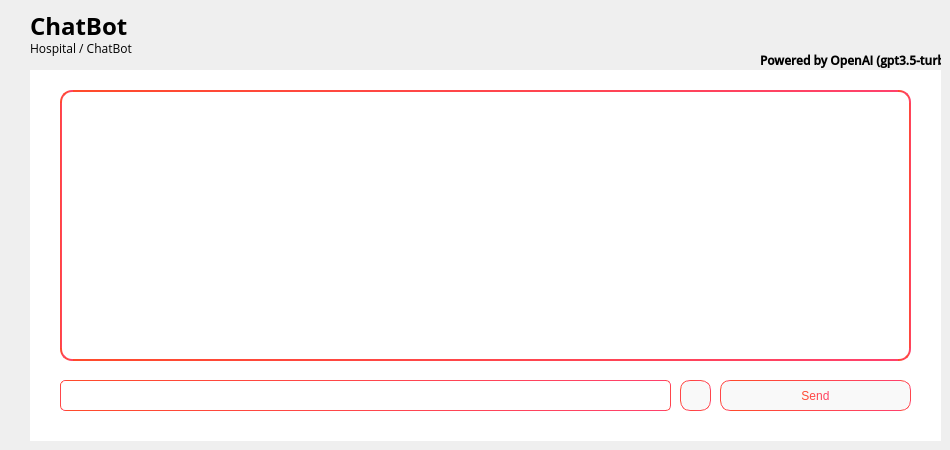
    <widget class="QWidget" name="page">
     <widget class="QLabel" name="label_17">
      <property name="geometry">
       <rect>
        <x>30</x>
        <y>40</y>
        <width>201</width>
        <height>16</height>
       </rect>
      </property>
      <property name="font">
       <font>
        <family>Open Sans</family>
       </font>
      </property>
      <property name="text">
       <string>Hospital / ChatBot</string>
      </property>
     </widget>
     <widget class="QLabel" name="label_19">
      <property name="geometry">
       <rect>
        <x>30</x>
        <y>10</y>
        <width>381</width>
        <height>31</height>
       </rect>
      </property>
      <property name="font">
       <font>
        <family>Open Sans</family>
        <pointsize>18</pointsize>
        <weight>75</weight>
        <bold>true</bold>
       </font>
      </property>
      <property name="text">
       <string>ChatBot</string>
      </property>
     </widget>
     <widget class="QWidget" name="widget_5" native="true">
      <property name="geometry">
       <rect>
        <x>30</x>
        <y>70</y>
        <width>911</width>
        <height>371</height>
       </rect>
      </property>
      <property name="styleSheet">
       <string notr="true">QWidget{
	background-color: white;
}

QLineEdit {
    border: 1px solid qlineargradient(x1:0, y1:0, x2:1, y2:0, stop:0 #FF4B2B, stop:1 #FF416C);
    border-radius: 5px;
    padding: 5px 15px;
    background-color: white;
    color: black;
    font-size: 12px;
}

QLineEdit:focus {
    border: 1px solid qlineargradient(x1:0, y1:0, x2:1, y2:0, stop:0 #32CD32, stop:1 #00FFFF);
}

QLineEdit:disabled {
    background-color: #F0F0F0;
    color: #A0A0A0;
}

QLineEdit:read-only {
    background-color: #F0F0F0;
    color: #A0A0A0;
}

QLineEdit::hover {
    border: 1px solid qlineargradient(x1:0, y1:0, x2:1, y2:0, stop:0 #BEBEBE, stop:1 #A4A4A4);
}

QLineEdit::selected {
    background-color: qlineargradient(x1:0, y1:0, x2:1, y2:0, stop:0 #FF4B2B, stop:1 #FF416C);
    color: white;
}
QCheckBox {
    spacing: 10px;
	
	font: 12pt &quot;Open Sans Light&quot;;
}

QCheckBox::indicator {
    width: 35px;
    height: 35px;
}

QCheckBox::indicator:unchecked {
    image: url(:assets/icons/unchecked.png);
}

QCheckBox::indicator:checked {
    image: url(:assets/icons/checked.png);
}

QDateEdit {
    border: none;
    background-color: rgb(255, 255, 255);
    color: black;
    font-size: 16px;
    font-weight: normal;
    padding: 5px;
    border-radius: 5px;
}

QDateEdit::drop-down {
    background-color: transparent;
    image: url(:/assets/icons/cil-arrow-bottom_black.png);
    width: 20px;
    height: 20px;
}

QDateEdit::down-arrow {
    image: url(:/assets/icons/cil-arrow-bottom_black.png);
}

QDateEdit::up-arrow {
    image: url(:/assets/icons/cil-arrow-top_black.png);
}

QDateEdit::down-button {
    image: url(:/assets/icons/cil-arrow-bottom_black.png);
}

QDateEdit::up-button {
    image: url(:/assets/icons/cil-arrow-top_black.png);
}

QDateEdit::calendarWidget {
    border: none;
    background-color: rgb(255, 255, 255);
    color: black;
    font-size: 16px;
    font-weight: normal;
    padding: 5px;
    border-radius: 5px;
}

QDateEdit::section {
    background-color: transparent;
    border: none;
}
QPushButton {
    border: 1px solid qlineargradient(x1:0, y1:0, x2:1, y2:0, stop:0 #FF4B2B, stop:1 #FF416C);
    border-radius: 10px;
    padding: 5px 15px;
    background: #f9f9f9;
    color: qlineargradient(x1:0, y1:0, x2:1, y2:0, stop:0 #FF4B2B, stop:1 #FF416C);
    font-size: 12px;
}

QPushButton:hover {
    background-color: qlineargradient(x1:0, y1:0, x2:1, y2:0, stop:0 #FF416C, stop:1 #FF4B2B);
	color: white;
}

QPushButton:pressed {
    background-color: qlineargradient(x1:0, y1:0, x2:1, y2:0, stop:0 #FF4B2B, stop:1 #FF416C);
    border: 2px solid #FF416C;
    padding: 4px 14px 6px 16px;
}
</string>
      </property>
      <widget class="QTextEdit" name="textEdit">
       <property name="geometry">
        <rect>
         <x>30</x>
         <y>20</y>
         <width>851</width>
         <height>271</height>
        </rect>
       </property>
       <property name="styleSheet">
        <string notr="true">QTextEdit {
    border: 2px solid qlineargradient(x1:0, y1:0, x2:1, y2:0, stop:0 #FF4B2B, stop:1 #FF416C);
	border-radius: 12px;
}


</string>
       </property>
      </widget>
      <widget class="QLineEdit" name="lineEdit_7">
       <property name="geometry">
        <rect>
         <x>30</x>
         <y>310</y>
         <width>611</width>
         <height>31</height>
        </rect>
       </property>
      </widget>
      <widget class="QPushButton" name="sendChatBtn">
       <property name="geometry">
        <rect>
         <x>690</x>
         <y>310</y>
         <width>191</width>
         <height>31</height>
        </rect>
       </property>
       <property name="text">
        <string>Send</string>
       </property>
      </widget>
      <widget class="QPushButton" name="pushButton_16">
       <property name="geometry">
        <rect>
         <x>650</x>
         <y>310</y>
         <width>31</width>
         <height>31</height>
        </rect>
       </property>
       <property name="cursor">
        <cursorShape>PointingHandCursor</cursorShape>
       </property>
       <property name="text">
        <string/>
       </property>
       <property name="icon">
        <iconset resource="assets.qrc">
         <normaloff>:/assets/icons/cil-microphone_black.png</normaloff>:/assets/icons/cil-microphone_black.png</iconset>
       </property>
       <property name="checkable">
        <bool>true</bool>
       </property>
       <property name="checked">
        <bool>false</bool>
       </property>
      </widget>
      <widget class="QLabel" name="label_78">
       <property name="geometry">
        <rect>
         <x>30</x>
         <y>20</y>
         <width>851</width>
         <height>271</height>
        </rect>
       </property>
       <property name="autoFillBackground">
        <bool>false</bool>
       </property>
       <property name="styleSheet">
        <string notr="true">background-color:transparent;</string>
       </property>
       <property name="text">
        <string/>
       </property>
       <property name="scaledContents">
        <bool>true</bool>
       </property>
      </widget>
     </widget>
     <widget class="QLabel" name="label_77">
      <property name="geometry">
       <rect>
        <x>760</x>
        <y>50</y>
        <width>181</width>
        <height>20</height>
       </rect>
      </property>
      <property name="font">
       <font>
        <family>Open Sans SemiBold</family>
        <weight>75</weight>
        <bold>true</bold>
       </font>
      </property>
      <property name="text">
       <string>Powered by OpenAI (gpt3.5-turbo)</string>
      </property>
     </widget>
    </widget>
